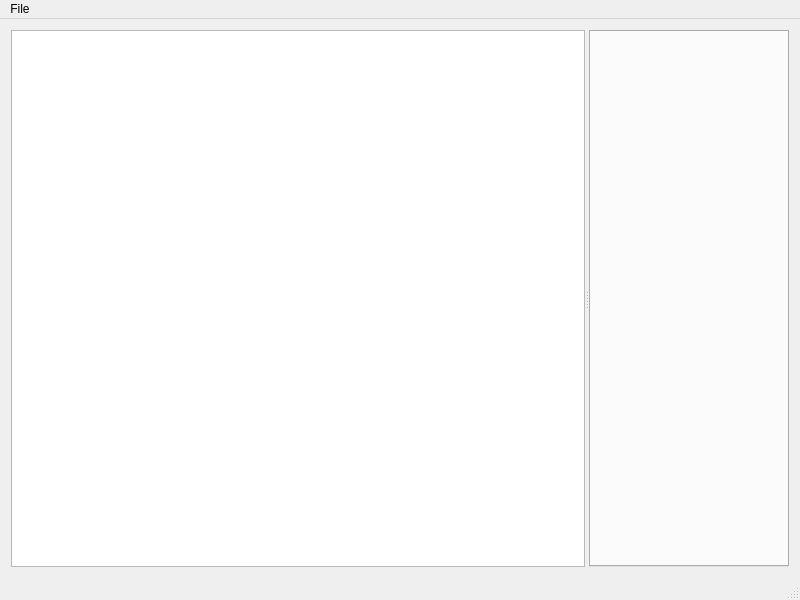
<?xml version="1.0" encoding="UTF-8"?>
<ui version="4.0">
 <class>MainWindowClass</class>
 <widget class="QMainWindow" name="MainWindowClass">
  <property name="geometry">
   <rect>
    <x>0</x>
    <y>0</y>
    <width>800</width>
    <height>600</height>
   </rect>
  </property>
  <property name="minimumSize">
   <size>
    <width>800</width>
    <height>600</height>
   </size>
  </property>
  <property name="windowTitle">
   <string>Analyzer</string>
  </property>
  <property name="windowIcon">
   <iconset resource="../rsc/MainWindow.qrc">
    <normaloff>:/rsc/icons/MainWindowIcon.png</normaloff>:/rsc/icons/MainWindowIcon.png</iconset>
  </property>
  <widget class="QWidget" name="centralWidget">
   <layout class="QHBoxLayout" name="horizontalLayout">
    <item>
     <widget class="QSplitter" name="splitter">
      <property name="minimumSize">
       <size>
        <width>0</width>
        <height>0</height>
       </size>
      </property>
      <property name="orientation">
       <enum>Qt::Horizontal</enum>
      </property>
      <widget class="QTreeView" name="filesTree">
       <property name="sizePolicy">
        <sizepolicy hsizetype="Expanding" vsizetype="Expanding">
         <horstretch>0</horstretch>
         <verstretch>0</verstretch>
        </sizepolicy>
       </property>
       <property name="minimumSize">
        <size>
         <width>200</width>
         <height>0</height>
        </size>
       </property>
      </widget>
      <widget class="QTabWidget" name="filesTab">
       <property name="minimumSize">
        <size>
         <width>200</width>
         <height>0</height>
        </size>
       </property>
       <property name="currentIndex">
        <number>-1</number>
       </property>
       <property name="elideMode">
        <enum>Qt::ElideNone</enum>
       </property>
       <property name="tabsClosable">
        <bool>true</bool>
       </property>
       <property name="movable">
        <bool>true</bool>
       </property>
      </widget>
     </widget>
    </item>
   </layout>
  </widget>
  <widget class="QMenuBar" name="menuBar">
   <property name="geometry">
    <rect>
     <x>0</x>
     <y>0</y>
     <width>800</width>
     <height>21</height>
    </rect>
   </property>
   <widget class="QMenu" name="menuFile">
    <property name="title">
     <string>File</string>
    </property>
    <addaction name="actionCreate_Database"/>
    <addaction name="separator"/>
    <addaction name="actionOpen_Database"/>
    <addaction name="actionSave_As_Database"/>
    <addaction name="actionSave_Database"/>
    <addaction name="separator"/>
    <addaction name="actionStart_Analyze"/>
    <addaction name="separator"/>
    <addaction name="actionExit"/>
   </widget>
   <addaction name="menuFile"/>
  </widget>
  <widget class="QStatusBar" name="statusBar"/>
  <action name="actionFolder">
   <property name="text">
    <string>Folder</string>
   </property>
  </action>
  <action name="actionDatabase">
   <property name="text">
    <string>Database</string>
   </property>
  </action>
  <action name="actionOpen_2">
   <property name="text">
    <string>Open</string>
   </property>
  </action>
  <action name="actionStart_Analyze">
   <property name="text">
    <string>Start Analyze</string>
   </property>
  </action>
  <action name="actionVisual_Studio_Project">
   <property name="text">
    <string>Visual Studio Project</string>
   </property>
  </action>
  <action name="actionDatabase_2">
   <property name="text">
    <string>Database</string>
   </property>
  </action>
  <action name="actionSettings">
   <property name="text">
    <string>Settings</string>
   </property>
  </action>
  <action name="actionExit">
   <property name="text">
    <string>Exit</string>
   </property>
  </action>
  <action name="actionCreate_Database">
   <property name="text">
    <string>Create Database</string>
   </property>
  </action>
  <action name="actionOpen_Database">
   <property name="text">
    <string>Open Database</string>
   </property>
  </action>
  <action name="actionSave_As_Database">
   <property name="text">
    <string>Save As Database</string>
   </property>
  </action>
  <action name="actionSave_Database">
   <property name="text">
    <string>Save Database</string>
   </property>
  </action>
 </widget>
 <layoutdefault spacing="6" margin="11"/>
 <resources>
  <include location="../rsc/MainWindow.qrc"/>
 </resources>
 <connections/>
</ui>
